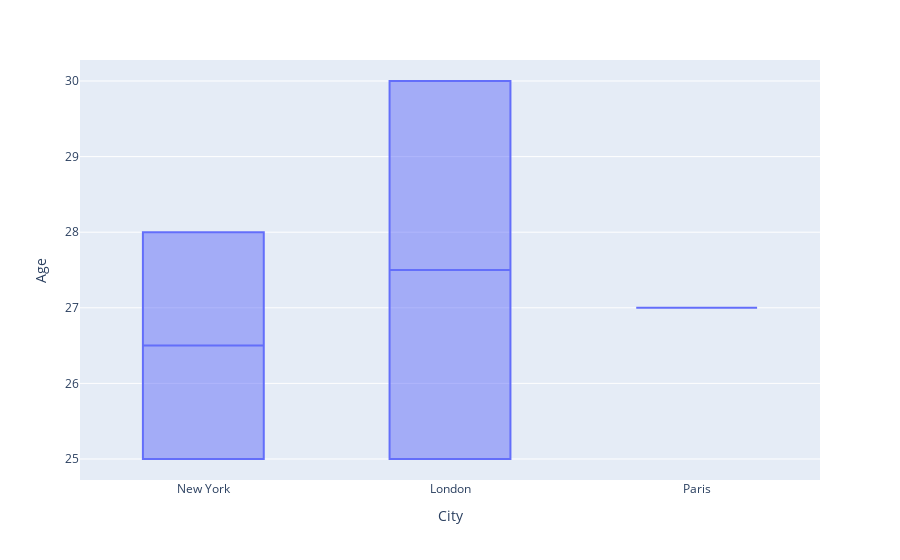

Write notebook code for a chart like this one.
### Code cell
import pandas as pd

data_hits = {
    'Guitar Groove': ['John', 'Alice', 'Bob', 'Alice', 'John'],
    'Original Drum Groove': [25, 30, 27, 25, 28],
    'Predicted Drum Groove': ['New York', 'London', 'Paris', 'London', 'New York']
}

df = pd.DataFrame(data_hits)
df

fig = px.box(df, x="City", y="Age")
fig.show()

### Figure 1 — Plotly figure (JSON) as saved in the notebook; plotly's stock layout.template omitted (floating-point values rounded to 4 significant figures)
{"data": [{"alignmentgroup": "True", "hovertemplate": "City=%{x}<br>Age=%{y}<extra></extra>", "legendgroup": "", "marker": {"color": "#636efa"}, "name": "", "notched": false, "offsetgroup": "", "orientation": "v", "showlegend": false, "type": "box", "x": ["New York", "London", "Paris", "London", "New York"], "x0": " ", "xaxis": "x", "y": [25, 30, 27, 25, 28], "y0": " ", "yaxis": "y"}], "layout": {"boxmode": "group", "legend": {"tracegroupgap": 0}, "margin": {"t": 60}, "xaxis": {"anchor": "y", "domain": [0, 1], "title": {"text": "City"}}, "yaxis": {"anchor": "x", "domain": [0, 1], "title": {"text": "Age"}}}}
